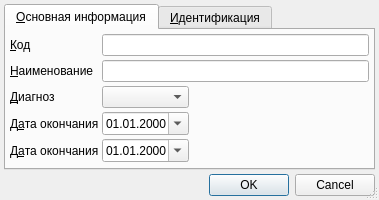
<?xml version="1.0" encoding="UTF-8"?>
<ui version="4.0">
 <class>RBMetastasisEditor</class>
 <widget class="QDialog" name="RBMetastasisEditor">
  <property name="geometry">
   <rect>
    <x>0</x>
    <y>0</y>
    <width>379</width>
    <height>190</height>
   </rect>
  </property>
  <property name="windowTitle">
   <string>Dialog</string>
  </property>
  <property name="sizeGripEnabled">
   <bool>true</bool>
  </property>
  <layout class="QGridLayout" name="gridLayout">
   <property name="margin">
    <number>4</number>
   </property>
   <property name="spacing">
    <number>4</number>
   </property>
   <item row="4" column="1">
    <widget class="QTabWidget" name="tabWidget">
     <property name="currentIndex">
      <number>0</number>
     </property>
     <widget class="QWidget" name="tabMainInfo">
      <attribute name="title">
       <string>&amp;Основная информация</string>
      </attribute>
      <layout class="QGridLayout" name="gridLayout_4">
       <property name="margin">
        <number>4</number>
       </property>
       <property name="spacing">
        <number>4</number>
       </property>
       <item row="1" column="1" colspan="2">
        <widget class="QLineEdit" name="edtName"/>
       </item>
       <item row="0" column="0">
        <widget class="QLabel" name="lblCode">
         <property name="sizePolicy">
          <sizepolicy hsizetype="Maximum" vsizetype="Preferred">
           <horstretch>0</horstretch>
           <verstretch>0</verstretch>
          </sizepolicy>
         </property>
         <property name="text">
          <string>&amp;Код</string>
         </property>
         <property name="buddy">
          <cstring>edtCode</cstring>
         </property>
        </widget>
       </item>
       <item row="0" column="1" colspan="2">
        <widget class="QLineEdit" name="edtCode"/>
       </item>
       <item row="1" column="0">
        <widget class="QLabel" name="lblName">
         <property name="sizePolicy">
          <sizepolicy hsizetype="Maximum" vsizetype="Preferred">
           <horstretch>0</horstretch>
           <verstretch>0</verstretch>
          </sizepolicy>
         </property>
         <property name="text">
          <string>&amp;Наименование</string>
         </property>
         <property name="buddy">
          <cstring>edtName</cstring>
         </property>
        </widget>
       </item>
       <item row="2" column="0">
        <widget class="QLabel" name="lblMKB">
         <property name="sizePolicy">
          <sizepolicy hsizetype="Maximum" vsizetype="Preferred">
           <horstretch>0</horstretch>
           <verstretch>0</verstretch>
          </sizepolicy>
         </property>
         <property name="text">
          <string>&amp;Диагноз</string>
         </property>
         <property name="buddy">
          <cstring>cmbMKB</cstring>
         </property>
        </widget>
       </item>
       <item row="4" column="0">
        <widget class="QLabel" name="lblEndDate">
         <property name="text">
          <string>Д&amp;ата окончания</string>
         </property>
         <property name="buddy">
          <cstring>edtEndDate</cstring>
         </property>
        </widget>
       </item>
       <item row="2" column="2">
        <spacer name="horizontalSpacer">
         <property name="orientation">
          <enum>Qt::Horizontal</enum>
         </property>
         <property name="sizeHint" stdset="0">
          <size>
           <width>318</width>
           <height>17</height>
          </size>
         </property>
        </spacer>
       </item>
       <item row="5" column="0">
        <spacer name="verticalSpacer">
         <property name="orientation">
          <enum>Qt::Vertical</enum>
         </property>
         <property name="sizeHint" stdset="0">
          <size>
           <width>17</width>
           <height>6</height>
          </size>
         </property>
        </spacer>
       </item>
       <item row="2" column="1">
        <widget class="CICDCodeEditEx" name="cmbMKB"/>
       </item>
       <item row="4" column="1">
        <widget class="CDateEdit" name="edtEndDate">
         <property name="displayFormat">
          <string>dd.MM.yyyy</string>
         </property>
         <property name="calendarPopup">
          <bool>true</bool>
         </property>
        </widget>
       </item>
       <item row="4" column="2">
        <spacer name="horizontalSpacer_3">
         <property name="orientation">
          <enum>Qt::Horizontal</enum>
         </property>
         <property name="sizeHint" stdset="0">
          <size>
           <width>40</width>
           <height>20</height>
          </size>
         </property>
        </spacer>
       </item>
       <item row="3" column="1">
        <widget class="CDateEdit" name="edtBegDate">
         <property name="displayFormat">
          <string>dd.MM.yyyy</string>
         </property>
         <property name="calendarPopup">
          <bool>true</bool>
         </property>
        </widget>
       </item>
       <item row="3" column="0">
        <widget class="QLabel" name="lblBegDate">
         <property name="text">
          <string>Д&amp;ата окончания</string>
         </property>
         <property name="buddy">
          <cstring>edtBegDate</cstring>
         </property>
        </widget>
       </item>
       <item row="3" column="2">
        <spacer name="horizontalSpacer_2">
         <property name="orientation">
          <enum>Qt::Horizontal</enum>
         </property>
         <property name="sizeHint" stdset="0">
          <size>
           <width>40</width>
           <height>20</height>
          </size>
         </property>
        </spacer>
       </item>
      </layout>
     </widget>
     <widget class="QWidget" name="tabIdentification">
      <attribute name="title">
       <string>&amp;Идентификация</string>
      </attribute>
      <layout class="QGridLayout" name="gridLayout_5">
       <property name="margin">
        <number>4</number>
       </property>
       <property name="spacing">
        <number>4</number>
       </property>
       <item row="0" column="0">
        <widget class="CInDocTableView" name="tblIdentification"/>
       </item>
      </layout>
     </widget>
    </widget>
   </item>
   <item row="5" column="1">
    <widget class="QDialogButtonBox" name="buttonBox">
     <property name="standardButtons">
      <set>QDialogButtonBox::Cancel|QDialogButtonBox::Ok</set>
     </property>
    </widget>
   </item>
  </layout>
 </widget>
 <customwidgets>
  <customwidget>
   <class>CICDCodeEditEx</class>
   <extends>QComboBox</extends>
   <header>library/ICDCodeEdit.h</header>
  </customwidget>
  <customwidget>
   <class>CInDocTableView</class>
   <extends>QTableView</extends>
   <header>library/InDocTable.h</header>
  </customwidget>
  <customwidget>
   <class>CDateEdit</class>
   <extends>QDateEdit</extends>
   <header>library/DateEdit.h</header>
  </customwidget>
 </customwidgets>
 <tabstops>
  <tabstop>tabWidget</tabstop>
  <tabstop>buttonBox</tabstop>
  <tabstop>edtCode</tabstop>
  <tabstop>edtName</tabstop>
  <tabstop>cmbMKB</tabstop>
  <tabstop>edtEndDate</tabstop>
  <tabstop>tblIdentification</tabstop>
 </tabstops>
 <resources/>
 <connections>
  <connection>
   <sender>buttonBox</sender>
   <signal>accepted()</signal>
   <receiver>RBMetastasisEditor</receiver>
   <slot>accept()</slot>
   <hints>
    <hint type="sourcelabel">
     <x>171</x>
     <y>201</y>
    </hint>
    <hint type="destinationlabel">
     <x>167</x>
     <y>84</y>
    </hint>
   </hints>
  </connection>
  <connection>
   <sender>buttonBox</sender>
   <signal>rejected()</signal>
   <receiver>RBMetastasisEditor</receiver>
   <slot>reject()</slot>
   <hints>
    <hint type="sourcelabel">
     <x>171</x>
     <y>201</y>
    </hint>
    <hint type="destinationlabel">
     <x>167</x>
     <y>84</y>
    </hint>
   </hints>
  </connection>
 </connections>
</ui>
